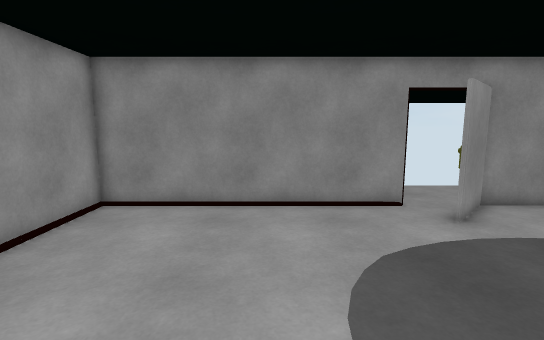
View 1 (above)

12 first-person views from a walk through a Unity game level. The camera is 1.5 m above the floor, tilts 8° down and sees 85° across. The floor is counted in squares, 0.5 m on a side. Each view is taken from the middle of a square. On the plan, view 1 faces up. The plan holds only what a view shows up to about 20 squares ahead; the rest is blank. The place goes on beyond the plan.

View 2
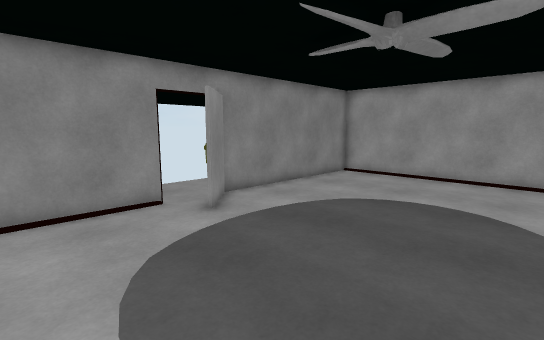

View 3
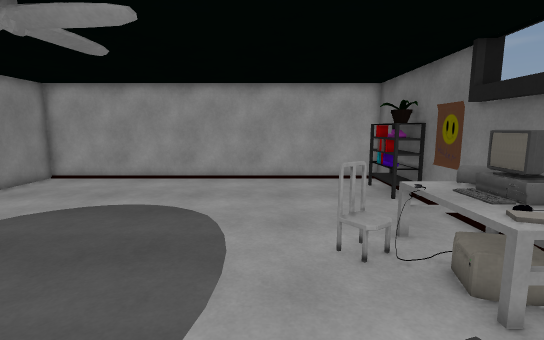

View 4
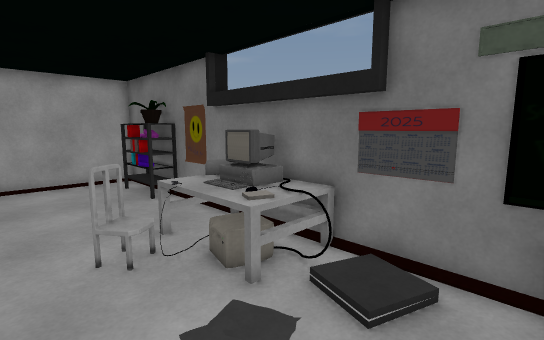

View 5
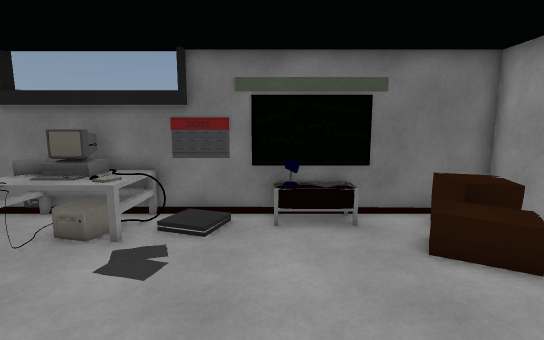

View 6
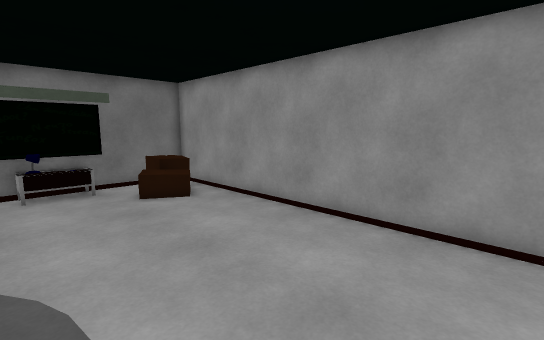

View 7
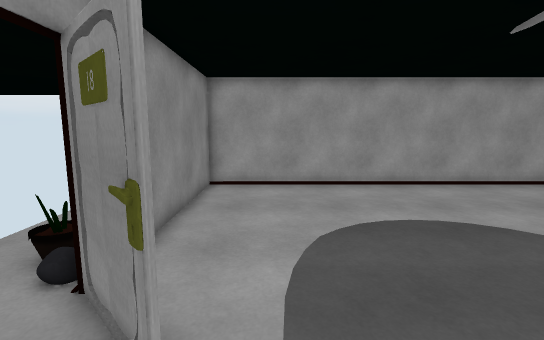

View 8
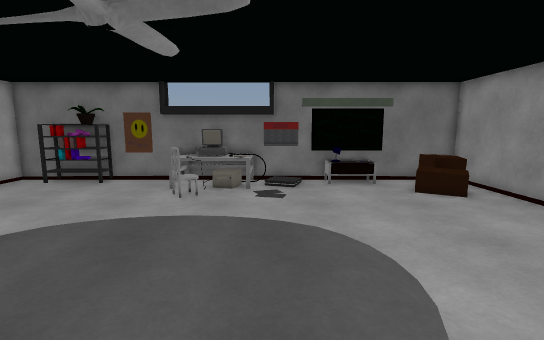

View 9
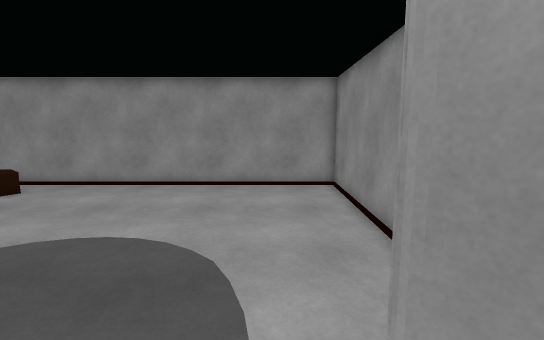

View 10
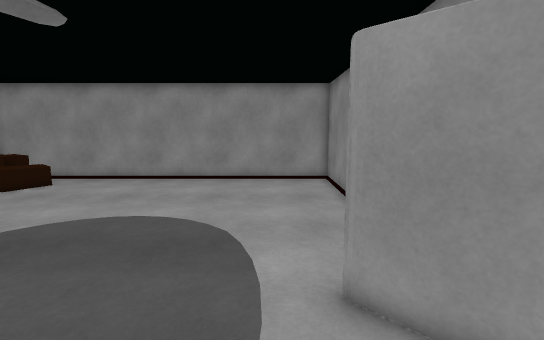

View 11
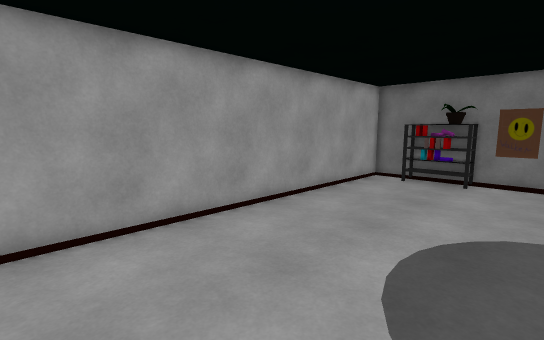

View 12
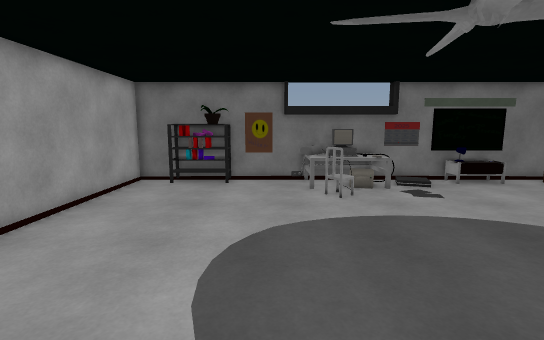

### Floor plan
Key: @ floor where view 1 was taken; # wall or solid block; . main floor; : floor 0.25 m higher than the main floor; / step, stairs or slope; = window, fence, low wall or low ledge; ^ raised ledge; O other object.
Columns run from 7 left of view 1 to 19 right of it. Each row starts with its distance up from view 1.
 11 #############.#############
 10 #............##...........#
  9 #.........................#
  8 #.........................#
  7 #.........................#
  6 #.........................#
  5 #.........................#
  4 #.........................#
  3 #.........................#
  2 #.........................#
  1 #.........................#
  0 #......@..................#
 -1 #.........................#
 -2 #.........................#
 -3 #.........................#
 -4 #..............#..........#
 -5 #.OOO.........==..........#
 -6 #^^^......//^^^^^.........#
 -7 #^^^.=^==.:#^^^^^...##=##.#
 -8 ############^^#############

Where each view was taken, in squares from view 1:
view 1: 0 up, 0 right, facing up
view 2: 0 up, 0 right, facing up-right
view 3: 2 down, 1 right, facing right
view 4: 2 down, 1 right, facing down-right
view 5: 2 up, 1 right, facing down
view 6: 8 up, 2 right, facing down-left
view 7: 8 up, 3 right, facing right
view 8: 9 up, 4 right, facing down
view 9: 8 up, 9 right, facing left
view 10: 8 up, 11 right, facing left
view 11: 10 up, 10 right, facing down-right
view 12: 9 up, 11 right, facing down
